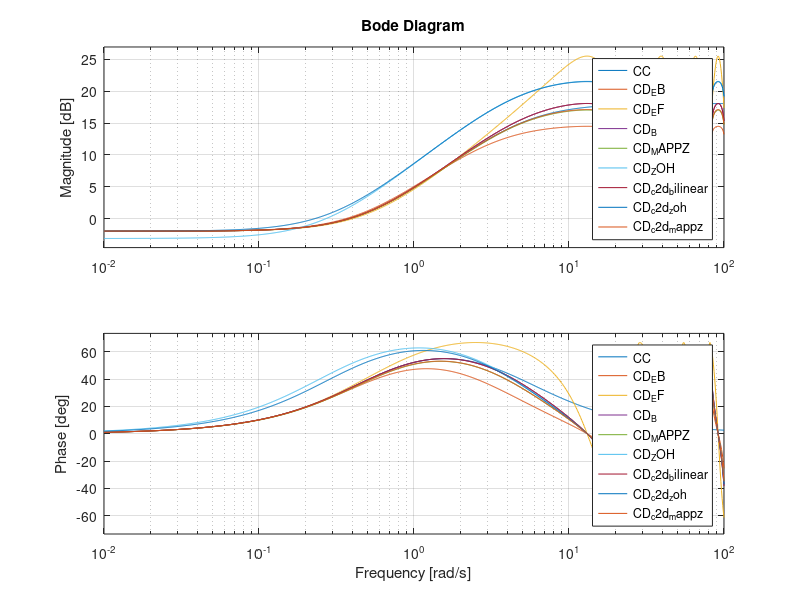

Write the MATLAB code that produced this figure.
clc;
clear all;

Ts = 0.24;
CC = zpk(-0.5, -5, 8) % TF continua

% Euler Backward
CD_EB = tf([8.96 -8], [2.2 -1], Ts);

% Euler Foward
CD_EF = tf([8 -0.88*8], [1 0.2], Ts);

% Bilinear
CD_B = tf([16.96 -15.04], [3.2 -0.8], Ts)

% mapeamento polo zero
CD_MAPPZ = tf([4.905 -0.886*4.905], [1 -0.301], Ts)

% ZOH
CD_ZOH = tf([8 -7.51], [1 -0.301], Ts)

CD_c2d_bilinear = c2d(CC, Ts, 'tustin')
CD_c2d_zoh = c2d(CC, Ts, 'zoh')
CD_c2d_mappz = c2d(CC, Ts, 'matched')

% step(CC, '-');
% hold on;
% step(CD_EB, 'o');
% step(CD_EF, '+');
% step(CD_B, '*');
% step(CD_MAPPZ, 'x');
% step(CD_ZOH, 'square');
% step(CD_c2d_bilinear, ':');
% step(CD_c2d_zoh, '--');
% step(CD_c2d_mappz, '-.');
% hold off;
% legend('CC','CD_EB', 'CD_EF', 'CD_B', 'CD_MAPPZ', 'CD_ZOH', 'CD_c2d_bilinear', 'CD_c2d_zoh', 'CD_c2d_mappz')

bode(CC, CD_EB, CD_EF, CD_B, CD_MAPPZ, CD_ZOH, CD_c2d_bilinear, CD_c2d_zoh, CD_c2d_mappz);
legend('CC','CD_EB', 'CD_EF', 'CD_B', 'CD_MAPPZ', 'CD_ZOH', 'CD_c2d_bilinear', 'CD_c2d_zoh', 'CD_c2d_mappz')